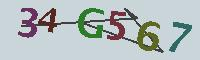
#> input picture img/34G567.jpeg, 200 x 60 px; its folder holds only this picture in this run
$ python splitimage.py   (Python 2 division)   (older library calls are emulated)
#> lines starting #> are read from the running program, lines starting #| are printed output that depends on the picture; after the words box and inside, x2 and y2 are one past the last pixel; in counts of white or black regions, pixels touching at a corner belong together
import cv2
import os
import uuid

basepath = './imgdownload/'
if not os.path.exists(basepath):
    os.makedirs(basepath)


def img_process(img_path, img_file):
#> called with img_path = 'img', img_file = '34G567.jpeg'
    img = cv2.imread(img_path + "/" + img_file)
#> img is the input picture: shape (60, 200, 3); mean B, G, R 191, 190.2, 180.8
    im1 = cv2.cvtColor(img, cv2.COLOR_BGR2GRAY)
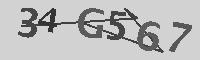
#> im1: shape (60, 200); min 26, max 251, mean 187.3
    h3 = cv2.adaptiveThreshold(im1, 255, cv2.ADAPTIVE_THRESH_GAUSSIAN_C, cv2.THRESH_BINARY, 21, 6)
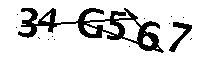
#> h3: shape (60, 200); 82.9% white; 14 black regions (12 under 20 px), largest, box (x1, y1, x2, y2) and area: (18, 8, 164, 53) 1820, (169, 22, 192, 52) 222

    for i in range(0, len(h3) - 2):
        for j in range(0, len(h3[0])):
            if h3[i, j] == 0:
                if h3[i + 1, j] == 255:
                    h3[i, j] = 255
                elif h3[i + 1, j] == 0:
                    if h3[i + 2, j] == 255:
                        h3[i: i + 2, j] = 255
#> this loop made 58 passes
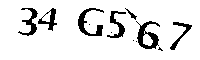
#> h3: shape (60, 200); 89.2% white; 12 black regions (5 under 20 px)
    # reduce_noise(h3, 1)
    # kernel = cv2.getStructuringElement(cv2.MORPH_CROSS, (3, 3))
    # h3=cv2.erode(h3, kernel)

    h3[:, 0] = 255
    h3[:, len(h3[0]) - 1] = 255
    h3[1, :] = 255
    h3[len(h3) - 1, :] = 255

    image, contours, hierarchy = cv2.findContours(h3, cv2.RETR_LIST, cv2.CHAIN_APPROX_NONE)
#> contours = 25 contours, 17 with area under 20; largest, box (x1, y1, x2, y2) and area: (0, 0, 200, 60) 11741, (136, 20, 161, 50) 360, (77, 7, 105, 37) 328, (17, 7, 39, 37) 250, (106, 10, 127, 39) 242, (169, 21, 193, 51) 192, (37, 7, 58, 32) 187, (125, 8, 138, 21) 48
    image = cv2.bitwise_not(image)
#> image: shape (60, 200); 10.8% white; 12 white regions (5 under 20 px), largest, box (x1, y1, x2, y2) and area: (136, 21, 160, 49) 296, (78, 8, 104, 36) 260, (18, 8, 38, 36) 194
    # cv2.imshow('img', image)
    remain = []
    remain_map = {}
    # need_split = False
    for i in range(0, len(contours)):
        area = cv2.contourArea(contours[i])

        # print(area)
        if area < 100:
            cv2.drawContours(image, [contours[i]], 0, 0, -1)
        else:
            x, y, w, h = cv2.boundingRect(contours[i])
            # [5 lines of commented-out code are left out]
            if x > 0:
                # if not need_split:
                #     need_split = w > 35
                remain.append(x)
                remain_map[str(x)] = (x, y, w, h)
#> this loop made 25 passes
#> (area, x, y, w, h) on passes 9, 11, 18, 22, 23, 24, 25: (192, 169, 21, 24, 30), (359.5, 136, 20, 25, 30), (241.5, 106, 10, 21, 29), (328, 77, 7, 28, 30), (187, 37, 7, 21, 25), (250.5, 17, 7, 22, 30), (11741, 0, 0, 200, 60)
#> area on pass 20: 48.5
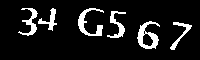
#> image: shape (60, 200); 10.2% white; 6 white regions, box (x1, y1, x2, y2) and area: (137, 21, 160, 49) 291, (78, 8, 104, 36) 260, (18, 8, 38, 36) 194, (107, 11, 126, 38) 186, (170, 22, 192, 50) 150, (38, 8, 57, 31) 147
#> after the loop, remain = [169, 136, 106, 77, 37, 17]; remain_map = {'169': (169, 21, 24, 30), '136': (136, 20, 25, 30), '106': (106, 10, 21, 29), '77': (77, 7, 28, 30), '37': (37, 7, 21, 25), '17': (17, 7, 22, 30)}
    cv2.imwrite(img_file, image)
    # kernel = cv2.getStructuringElement(cv2.MORPH_CROSS, (3, 3))
    # image=cv2.erode(image, kernel)
    # cv2.imwrite("er_" + img_file, image)
    remain.sort()

    rcount = 0
    w_last = 0
    remove_list = []
    for i in range(len(remain)):
        x, y, w, h = remain_map[str(remain[i])]
        if rcount > x + w:
            remove_list.append(remain[i])
        else:
            rcount = x + w
#> this loop made 6 passes
#> (x, y, w, h, rcount) on passes 1 to 6: (17, 7, 22, 30, 39), (37, 7, 21, 25, 58), (77, 7, 28, 30, 105), (106, 10, 21, 29, 127), (136, 20, 25, 30, 161), (169, 21, 24, 30, 193)
#> after the loop, remove_list = []

    for obj in remove_list:
        remain.remove(obj)
#> this loop made 0 passes
#> after the loop, remain = [17, 37, 77, 106, 136, 169]

    remain_list = []
    remove_list = []
    add_map = {}

    for x in remain:
        remain_list.append(remain_map[str(x)])
#> this loop made 6 passes
#> x on passes 1 to 6: 17, 37, 77, 106, 136, 169
#> after the loop, remain_list = [(17, 7, 22, 30), (37, 7, 21, 25), (77, 7, 28, 30), (106, 10, 21, 29), (136, 20, 25, 30), (169, 21, 24, 30)]
    print "-------------------------------------------------"

    print(remain_list)
#| [(17, 7, 22, 30), (37, 7, 21, 25), (77, 7, 28, 30), (106, 10, 21, 29), (136, 20, 25, 30), (169, 21, 24, 30)]

    # if len(remain_list) != 6 or need_split:
    ind = 0
    if True:
        while ind < len(remain_list):
            x, y, w, h = remain_list[ind]
            if ind < len(remain_list) - 1:
                xx, yy, ww, hh = remain_list[ind + 1]

                if w + ww <= 35 and abs(x + w - xx) <= 4:
                    remain_list[ind] = (x, y, w + ww, h)
                    remove_list.append((xx, yy, ww, hh))
                    ind = ind + 1
            ind = ind + 1
#> this loop made 6 passes
#> (x, y, w, h, xx, yy, ww, hh) on passes 1 to 5: (17, 7, 22, 30, 37, 7, 21, 25), (37, 7, 21, 25, 77, 7, 28, 30), (77, 7, 28, 30, 106, 10, 21, 29), (106, 10, 21, 29, 136, 20, 25, 30), (136, 20, 25, 30, 169, 21, 24, 30)
#> after the loop, hh = 30; ind = 6; ww = 24; xx = 169; yy = 21

    for i in remove_list:
        if i in remain_list:
            remain_list.remove(i)

    if len(remain_list) != 6:
        index = 0
        for i in range(len(remain_list)):
            x, y, w, h = remain_list[i]
            # [6 lines of commented-out code are left out]

            if w > 70:
                wn = int(w / 3)
                add_map[str(i + index)] = (x, y, wn, h)
                add_map[str(i + index + 1)] = (x + wn, y, wn, h)
                add_map[str(i + index + 2)] = (x + 2 * wn, y, wn, h)
                remove_list.append((x, y, w, h))
                index = index + 3

            if (w > 35) and (w <= 70):
                wn = int(w / 2)
                add_map[str(i + index)] = (x, y, wn, h)
                add_map[str(i + index + 1)] = (x + wn, y, wn, h)
                index = index + 2
                remove_list.append((x, y, w, h))

    i = 0

    index = add_map.keys()
    index.sort()

    for k in index:
        remain_list.insert(int(k), add_map.get(k))

    for i in remove_list:
        if i in remain_list:
            remain_list.remove(i)

    # for k, v in remain_map.items():
    #     x, y, w, h = cv2.boundingRect()
    remain = None
    remove_list = None
    remove_list = None
    print remain_list
    if len(remain_list) == 6:
        for i in range(len(remain_list)):
            # print(i)
            x, y, w, h = remain_list[i]
            # print(x, y, w, h)
            newimage = image[y:y + h, x:x + w]
            if h > 35 or w > 35:
                kernel = cv2.getStructuringElement(cv2.MORPH_CROSS, (3, 3))
                newimage=cv2.erode(newimage, kernel)
            img_true_path = basepath + "/" + img_file.split('.')[0][i]
            if not os.path.exists(img_true_path):
                os.makedirs(img_true_path)
            cv2.imwrite(img_true_path + "/" + img_file.split('.')[0] + "_" + str(uuid.uuid4()) + ".jpg", newimage)
            # cv2.imwrite()
    else:
        print(img_file)
        # print(remain)
        for i in range(len(remain_list)):
            # print(i)
            x, y, w, h = remain_list[i]
            # print(x, y, w, h)
            # if w > 35:

            newimage = image[y:y + h, x:x + w]
            # kernel = cv2.getStructuringElement(cv2.MORPH_CROSS, (3, 3))
            # newimage=cv2.dilate(newimage, kernel)
            img_true_path = basepath + "/" + img_file.split('.')[0]
            if not os.path.exists(img_true_path):
                os.makedirs(img_true_path)
            cv2.imwrite(img_true_path + "/" + str(uuid.uuid4()) + ".jpg", newimage)


def reduce_line(h3):
    for i in range(0, len(h3)):
        for j in range(0, len(h3[0])):
            if h3[i, j] == 0:
                if h3[i + 1, j] == 255:
                    h3[i, j] = 255
                elif h3[i + 1, j] == 0:
                    if h3[i + 2, j] == 255:
                        h3[i: i + 2, j] = 255


def reduce_noise(img, ths):
    for i in range(0, len(img)):
        if len(img[i]) - sum(img[i]) / 255 <= ths:
            img[i, :] = 255

    for i in range(0, len(img[0])):
        if len(img) - sum(img[:, i]) / 255 <= ths:
            img[:, i] = 255


if __name__ == '__main__':

    img_path = 'img'
    for img_file in os.listdir(img_path):
        try:
            # img_process(img_path, 'KICRBJ.jpeg')
            img_process(img_path, img_file)
        except Exception as e:
            print(e)
            print(img_file)

$ run again, on img/3V7W5Y.jpeg
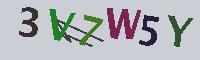
#> input picture img/3V7W5Y.jpeg, 200 x 60 px
#> in img_process, img is the input picture: shape (60, 200, 3); mean B, G, R 186.9, 181.9, 180
#> in img_process, `h3 = cv2.adaptiveThreshold(im1, 255, cv2.ADAPTIVE_THRESH_GAUSSIAN_C, c..`:
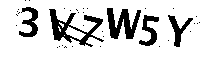
#> h3: shape (60, 200); 82.4% white; 37 black regions (32 under 20 px), largest, box (x1, y1, x2, y2) and area: (49, 9, 104, 47) 698, (107, 8, 141, 39) 565, (19, 7, 38, 37) 280, (139, 15, 159, 46) 273, (168, 15, 193, 47) 260
#> the loop in img_process, `for i in range(0, len(h3) - 2):` made 58 passes
#> after the loop in img_process, `for i in range(0, len(h3) - 2):`:
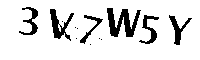
#> h3: shape (60, 200); 87.2% white; 13 black regions (7 under 20 px)
#> contours = 15 contours, 8 with area under 20; largest, box (x1, y1, x2, y2) and area: (0, 0, 200, 60) 11741, (106, 7, 142, 38) 596, (49, 8, 75, 42) 364, (168, 14, 193, 46) 254, (138, 14, 160, 45) 250, (18, 6, 39, 36) 245, (79, 14, 104, 45) 190
#> the loop in img_process, `for i in range(0, len(contours)):` made 15 passes
#> (area, x, y, w, h) on passes 9 to 15: (254.5, 168, 14, 25, 32), (249.5, 138, 14, 22, 31), (189.5, 79, 14, 25, 31), (364, 49, 8, 26, 34), (596, 106, 7, 36, 31), (245, 18, 6, 21, 30), (11741, 0, 0, 200, 60)
#> after the loop in img_process, `for i in range(0, len(contours)):`: remain = [168, 138, 79, 49, 106, 18]; remain_map = {'168': (168, 14, 25, 32), '138': (138, 14, 22, 31), '79': (79, 14, 25, 31), '49': (49, 8, 26, 34), '106': (106, 7, 36, 31), '18': (18, 6, 21, 30)}
#> the loop in img_process, `for i in range(len(remain)):` made 6 passes
#> (x, y, w, h, rcount) on passes 1 to 6: (18, 6, 21, 30, 39), (49, 8, 26, 34, 75), (79, 14, 25, 31, 104), (106, 7, 36, 31, 142), (138, 14, 22, 31, 160), (168, 14, 25, 32, 193)
#> after the loop in img_process, `for i in range(len(remain)):`: remove_list = []
#> after the loop in img_process, `for obj in remove_list:`: remain = [18, 49, 79, 106, 138, 168]
#> the loop in img_process, `for x in remain:` made 6 passes
#> x on passes 1 to 6: 18, 49, 79, 106, 138, 168
#> after the loop in img_process, `for x in remain:`: remain_list = [(18, 6, 21, 30), (49, 8, 26, 34), (79, 14, 25, 31), (106, 7, 36, 31), (138, 14, 22, 31), (168, 14, 25, 32)]
#| [(18, 6, 21, 30), (49, 8, 26, 34), (79, 14, 25, 31), (106, 7, 36, 31), (138, 14, 22, 31), (168, 14, 25, 32)]
#> the loop in img_process, `while ind < len(remain_list):` made 6 passes
#> (x, y, w, h, xx, yy, ww, hh) on passes 1 to 5: (18, 6, 21, 30, 49, 8, 26, 34), (49, 8, 26, 34, 79, 14, 25, 31), (79, 14, 25, 31, 106, 7, 36, 31), (106, 7, 36, 31, 138, 14, 22, 31), (138, 14, 22, 31, 168, 14, 25, 32)
#> after the loop in img_process, `while ind < len(remain_list):`: hh = 32; ind = 6; ww = 25; xx = 168; yy = 14
